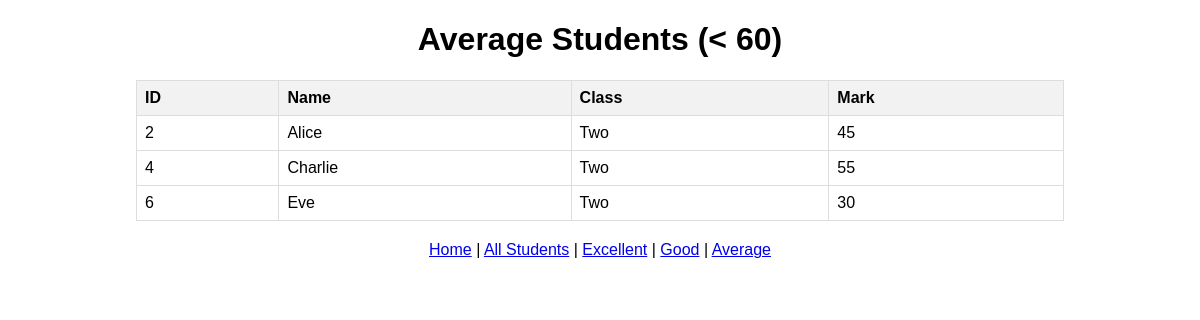
Screenshot of /average_students with the database file from the repository.
### Ex8.py (models this page shows, shortened)
class Student(db.Model):
    __tablename__ = 'students'
    id = db.Column(db.Integer, primary_key=True)
    name = db.Column(db.String(100), nullable=False)
    class_name = db.Column(db.String(50), nullable=False)
    mark = db.Column(db.Integer, nullable=False)

### Ex8.py (the view)
@app.route('/average_students')
def average_students():
    students = Student.query.filter(Student.mark < 60).all()
    return render_template('students_table.html', students=students, title="Average Students (< 60)")

### templates/students_table.html (shortened to what this page needs)
<!DOCTYPE html>
<html>
<head>
</head>
<body>
    <h1>{{ title }}</h1>
    {% if students %}
        <table>
            <tr>
                <th>ID</th>
                <th>Name</th>
                <th>Class</th>
                <th>Mark</th>
            </tr>
            {% for student in students %}
            <tr>
                <td>{{ student.id }}</td>
                <td>{{ student.name }}</td>
                <td>{{ student.class_name }}</td>
                <td>{{ student.mark }}</td>
            </tr>
            {% endfor %}
        </table>
    {% else %}
        <p style="text-align: center;">No students found.</p>
    {% endif %}
    <div class="nav">
        <a href="/">Home</a> |
        <a href="/all_students">All Students</a> |
        <a href="/excellent_students">Excellent</a> |
        <a href="/good_students">Good</a> |
        <a href="/average_students">Average</a>
    </div>
</body>
</html>

### templates/students_table.html (style rules this page uses)
body { font-family: Arial, sans-serif; margin: 20px; }
table { border-collapse: collapse; width: 80%; margin: 20px auto; }
th, td { border: 1px solid #ddd; padding: 8px; text-align: left; }
th { background-color: #f2f2f2; }
h1 { text-align: center; }
.nav { text-align: center; margin: 20px; }

### rows the page displays
Student: id "2", name "Alice", class_name "Two", mark "45"
Student: id "4", name "Charlie", class_name "Two", mark "55"
Student: id "6", name "Eve", class_name "Two", mark "30"

### other values shown
{{ title }} "Average Students (< 60)"
